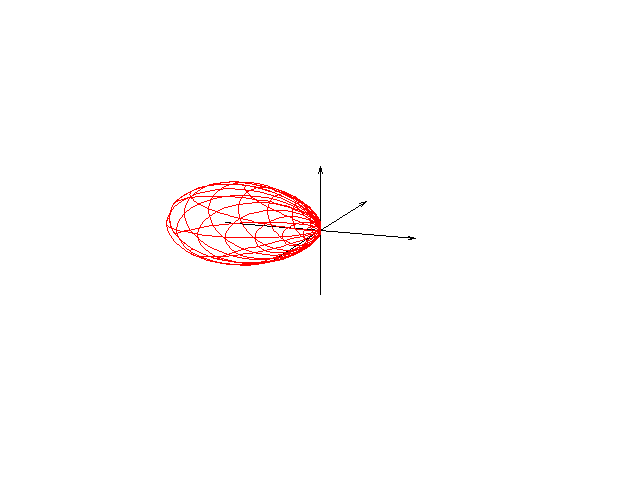

Generate this figure with gnuplot:
set term png transparent
set output "./dipole/coslong.png"
unset border #軸消去
unset tics #目盛り消去
unset key #凡例消去
set arrow 1 from -0.3, 0, 0 to 0.3, 0, 0 lw 1 #x軸作成
set arrow 2 from 0, -0.4, 0 to 0, 0.4, 0 lw 1 #y軸作成
set arrow 3 from 0, 0, -0.3 to 0, 0, 0.3 lw 1 #z軸作成
set xr [-0.5:0.5] #x軸範囲指定
set yr [-0.5:0.5] #y軸範囲指定
set zr [-0.5:0.5] #z軸範囲指定

set parametric #媒介変数表示系
set view 70, 20 #視点指定
set ur [0:pi] #パラメータu範囲
set vr [-pi:pi] #パラメータv範囲
set isosample 20, 20 #面描画に使用する線の本数指定
# set size 0.975, 1.5 #縮尺変更

x(u,v)=cos(u)*cos(v)
y(u,v)=sin(u)*cos(v)
z(u,v)=sin(v)

#球面調和関数
s=1/(4*pi)
pp=2*3/(4*pi)
np=0.5*3/(4*pi)
# p=3/(4*pi)
d0=5/(16*pi)
d1=15/(4*pi)
d2=15/(16*pi)
px(u,v)=cos(u)*cos(v)
py(u,v)=sin(u)*cos(v)
pz(u,v)=sin(v)
dpos1(u,v)=cos(u)*cos(v)*sin(v)
dneg1(u,v)=sin(u)*cos(u)*sin(v)
dpos2(u,v)=cos(2*u)*cos(v)**2
dneg2(u,v)=sin(2*u)*cos(v)**2
d0(u,v)=(sin(v)**2)-1

# #軌道の位相を考慮
posp(u,v)= px(u,v)>0 ? 0 : px(u,v)
negp(u,v)= px(u,v)<0 ? 0 : px(u,v)

# #s軌道
# splot s*x(u,v), s*y(u,v), s*z(u,v) lc rgb 'red' lw 1

# #p軌道
splot 	pp*posp(u,v)**2*x(u,v), pp*posp(u,v)**2*y(u,v), pp*posp(u,v)**2*z(u,v) lc rgb 'red' lw 1#,\
	#pp*negp(u,v)**2*x(u,v), 0.5*pp*negp(u,v)**2*y(u,v), 0.5*pp*negp(u,v)**2*z(u,v) lc rgb 'red' lw 1

# #d軌道
# splot d0*posp(u,v)**2*x(u,v), d0*posp(u,v)**2*y(u,v), d0*posp(u,v)**2*z(u,v) lc rgb 'blue' lw 1
# splot d0*negp(u,v)**2*x(u,v), d0*negp(u,v)**2*y(u,v), d0*negp(u,v)**2*z(u,v) lc rgb 'red' lw 1
